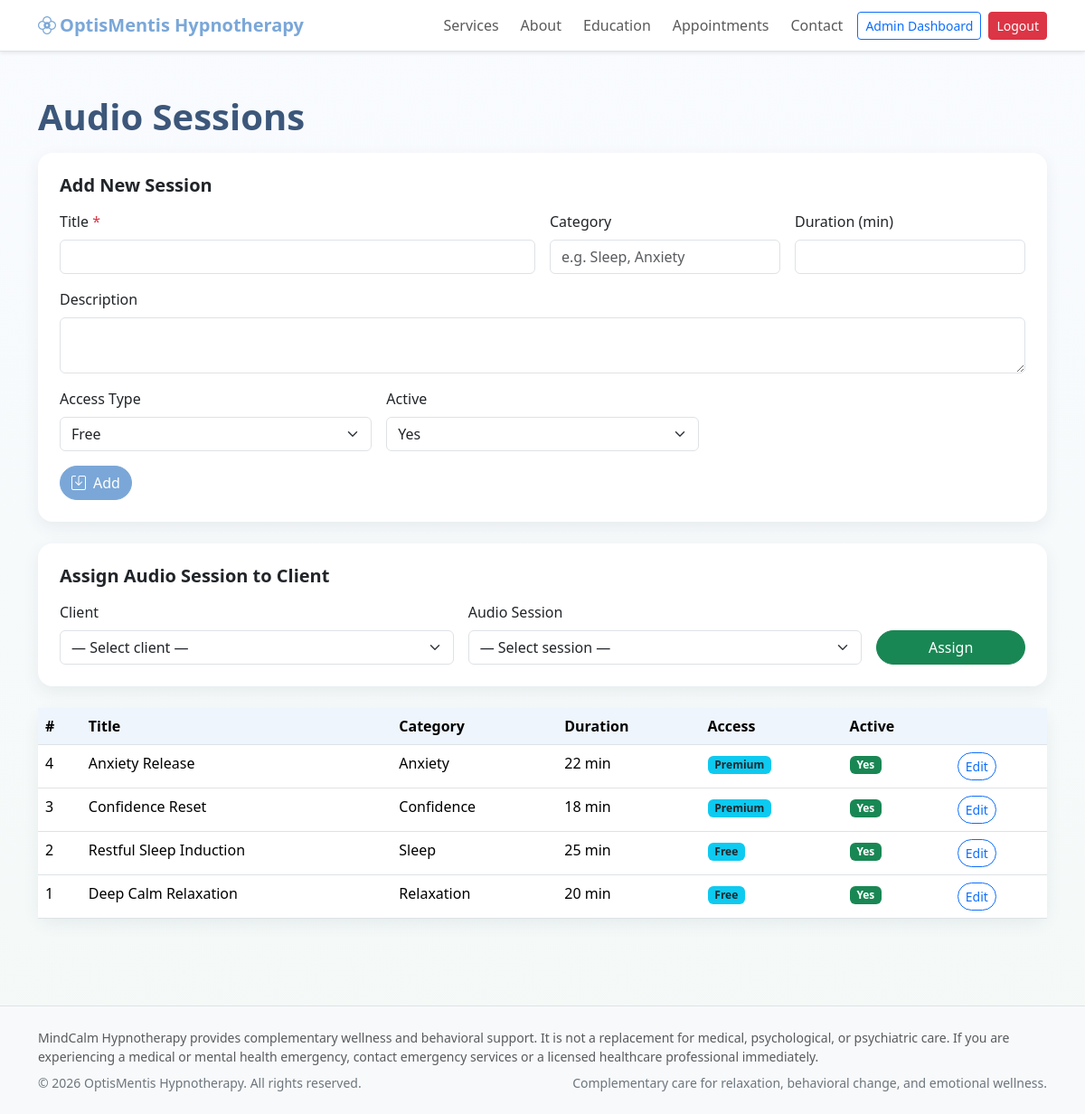
Screenshot of /admin/audio_sessions.php (signed in) with the database file from the repository.
### tables this page shows
CREATE TABLE IF NOT EXISTS audio_sessions (
    id               INT UNSIGNED AUTO_INCREMENT PRIMARY KEY,
    title            VARCHAR(200) NOT NULL,
    category         VARCHAR(80)  DEFAULT NULL,
    description      TEXT DEFAULT NULL,
    audio_file       VARCHAR(255) DEFAULT NULL,
    duration_minutes SMALLINT UNSIGNED DEFAULT NULL,
    access_type      ENUM('free','premium','assigned') NOT NULL DEFAULT 'free',
    is_active        TINYINT(1) NOT NULL DEFAULT 1,
    created_at       DATETIME NOT NULL DEFAULT CURRENT_TIMESTAMP
);

### includes/functions.php (called while the page is built, shortened)
<?php
function e(string $value): string
{
    return htmlspecialchars($value, ENT_QUOTES, 'UTF-8');
}
function sanitize_input(?string $value): string
{
    return trim((string) $value);
}
function post(string $key, string $default = ''): string
{
    return sanitize_input($_POST[$key] ?? $default);
}

### admin/audio_sessions.php (the view, shortened to what this page needs)
<?php
require_once __DIR__ . '/../config/db.php';
$editAudio  = null;
$audioSessions = $pdo->query("SELECT * FROM audio_sessions ORDER BY id DESC")->fetchAll();
require_once __DIR__ . '/../includes/header.php';
?>
<div class="container">
    <h1 class="page-title mt-4 mb-3">Audio Sessions</h1>
    <div class="card section-card p-4 mb-4">
        <h5 class="fw-bold mb-3"><?= $editAudio ? 'Edit Session' : 'Add New Session' ?></h5>
        <form method="post" novalidate>
            <div class="row g-3">
                <div class="col-md-6">
                    <label class="form-label">Title <span class="text-danger">*</span></label>
                    <input type="text" name="title" class="form-control" value="<?= e($editAudio['title'] ?? post('title')) ?>">
                </div>
                <div class="col-md-3">
                    <label class="form-label">Category</label>
                    <input type="text" name="category" class="form-control" value="<?= e($editAudio['category'] ?? post('category')) ?>" placeholder="e.g. Sleep, Anxiety">
                </div>
                <div class="col-md-3">
                    <label class="form-label">Duration (min)</label>
                    <input type="number" name="duration_minutes" class="form-control" min="1" value="<?= e($editAudio['duration_minutes'] ?? post('duration_minutes')) ?>">
                </div>
                <div class="col-12">
                    <label class="form-label">Description</label>
                    <textarea name="description" class="form-control" rows="2"><?= e($editAudio['description'] ?? post('description')) ?></textarea>
                </div>
                <div class="col-md-4">
                    <label class="form-label">Access Type</label>
                    <select name="access_type" class="form-select">
                        <?php foreach (['free', 'premium', 'assigned'] as $at): ?>
                            <option value="<?= e($at) ?>" <?= ($editAudio['access_type'] ?? 'free') === $at ? 'selected' : '' ?>><?= e(ucfirst($at)) ?></option>
                        <?php endforeach; ?>
                    </select>
                </div>
                <div class="col-md-4">
                    <label class="form-label">Active</label>
                    <select name="is_active" class="form-select">
                        <option value="1" <?= ($editAudio['is_active'] ?? 1) == 1 ? 'selected' : '' ?>>Yes</option>
                    </select>
                </div>
            </div>
            <button class="btn btn-primary mt-3 rounded-pill"><i class="bi bi-save me-2"></i><?= $editAudio ? 'Update' : 'Add' ?></button>
        </form>
    </div>
    <div class="card section-card p-4 mb-4">
        <h5 class="fw-bold mb-3">Assign Audio Session to Client</h5>
        <form method="post" class="row g-3">
            <div class="col-md-5">
                <label class="form-label">Client</label>
                <select name="assign_client_id" class="form-select">
                    <option value="">— Select client —</option>
                </select>
            </div>
            <div class="col-md-5">
                <label class="form-label">Audio Session</label>
                <select name="assign_audio_id" class="form-select">
                    <option value="">— Select session —</option>
                </select>
            </div>
            <div class="col-md-2 d-flex align-items-end">
                <button class="btn btn-success rounded-pill w-100">Assign</button>
            </div>
        </form>
    </div>
    <div class="card section-card">
        <div class="table-responsive">
            <table class="table table-hover mb-0">
                <thead>
                    <tr>
                        <th>#</th>
                        <th>Title</th>
                        <th>Category</th>
                        <th>Duration</th>
                        <th>Access</th>
                        <th>Active</th>
                        <th></th>
                    </tr>
                </thead>
                <tbody>
                    <?php foreach ($audioSessions as $a): ?>
                        <tr>
                            <td><?= (int) $a['id'] ?></td>
                            <td><?= e($a['title']) ?></td>
                            <td><?= e($a['category'] ?? '—') ?></td>
                            <td><?= $a['duration_minutes'] ? (int)$a['duration_minutes'] . ' min' : '—' ?></td>
                            <td><span class="badge bg-info text-dark"><?= e(ucfirst($a['access_type'])) ?></span></td>
                            <td><?= $a['is_active'] ? '<span class="badge bg-success">Yes</span>' : '<span class="badge bg-secondary">No</span>' ?></td>
                            <td><a href="audio_sessions.php?edit=<?= (int)$a['id'] ?>" class="btn btn-sm btn-outline-primary rounded-pill">Edit</a></td>
                        </tr>
                    <?php endforeach; ?>
                </tbody>
            </table>
        </div>
    </div>
</div>
<?php require_once __DIR__ . '/../includes/footer.php'; ?>

### assets/css/style.css (style rules this page uses)
:root { --brand-blue: #7aa7d8; --brand-green: #97c7b2; --brand-lavender: #d8c7ea; --brand-ink: #314154; --brand-soft: #f6f9fc; }
body { font-family: "Segoe UI", Tahoma, Geneva, Verdana, sans-serif; background: linear-gradient(180deg, #f9fbff 0%, #f4f9f7 100%); color: var(--brand-ink); }
.btn-primary { background-color: var(--brand-blue); border-color: var(--brand-blue); }
.section-card { border: 0; border-radius: 1rem; box-shadow: 0 6px 18px rgba(49, 65, 84, 0.08); }
.table thead th { background-color: #eef5fc; }
.page-title { font-weight: 700; color: #3c577a; }

### rows the page displays
audio_sessions: id "4", title "Anxiety Release", category "Anxiety", duration_minutes "22", access_type "Premium", is_active "Yes"
audio_sessions: id "3", title "Confidence Reset", category "Confidence", duration_minutes "18", access_type "Premium", is_active "Yes"
audio_sessions: id "2", title "Restful Sleep Induction", category "Sleep", duration_minutes "25", access_type "Free", is_active "Yes"
audio_sessions: id "1", title "Deep Calm Relaxation", category "Relaxation", duration_minutes "20", access_type "Free", is_active "Yes"

### other values shown
APP_NAME "OptisMentis Hypnotherapy"
form field access_type "Free"
